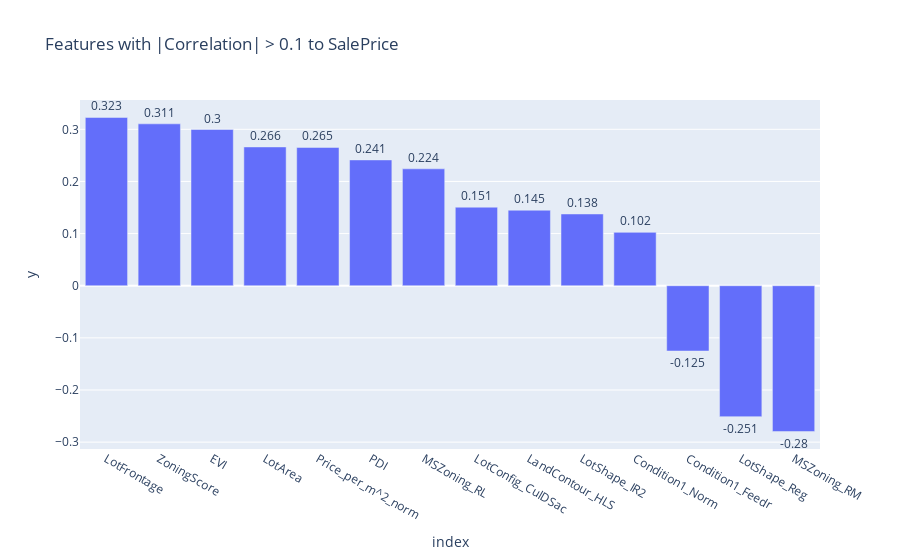

The notebook cell this image was saved under:
### Code cell
strong_correlation = correlations[correlations.abs() > 0.10].sort_values(ascending=False)
strong_correlation = strong_correlation.drop('SalePrice')

fig = ptx.bar(
    strong_correlation,
    x=strong_correlation.index,
    y=strong_correlation.values,
    text=strong_correlation.values.round(3),
    title=f"Features with |Correlation| > {0.10} to SalePrice"
)
fig.update_traces(textposition='outside')
fig.show()

### Figure 1 — Plotly figure (JSON) as saved in the notebook; plotly's stock layout.template omitted (floating-point values rounded to 4 significant figures)
{"data": [{"hovertemplate": "index=%{x}<br>y=%{y}<br>text=%{text}<extra></extra>", "legendgroup": "", "marker": {"color": "#636efa", "pattern": {"shape": ""}}, "name": "", "orientation": "v", "showlegend": false, "text": [0.323, 0.311, 0.3, 0.266, 0.265, 0.241, 0.224, 0.151, 0.145, 0.138, 0.102, -0.125, -0.251, -0.28], "textposition": "outside", "type": "bar", "x": ["LotFrontage", "ZoningScore", "EVI", "LotArea", "Price_per_m^2_norm", "PDI", "MSZoning_RL", "LotConfig_CulDSac", "LandContour_HLS", "LotShape_IR2", "Condition1_Norm", "Condition1_Feedr", "LotShape_Reg", "MSZoning_RM"], "xaxis": "x", "y": [0.3228, 0.3105, 0.2996, 0.2662, 0.2652, 0.2413, 0.2242, 0.1507, 0.1448, 0.1376, 0.1023, -0.1253, -0.2511, -0.2797], "yaxis": "y"}], "layout": {"barmode": "relative", "legend": {"tracegroupgap": 0}, "title": {"text": "Features with |Correlation| > 0.1 to SalePrice"}, "xaxis": {"anchor": "y", "domain": [0, 1], "title": {"text": "index"}}, "yaxis": {"anchor": "x", "domain": [0, 1], "title": {"text": "y"}}}}
